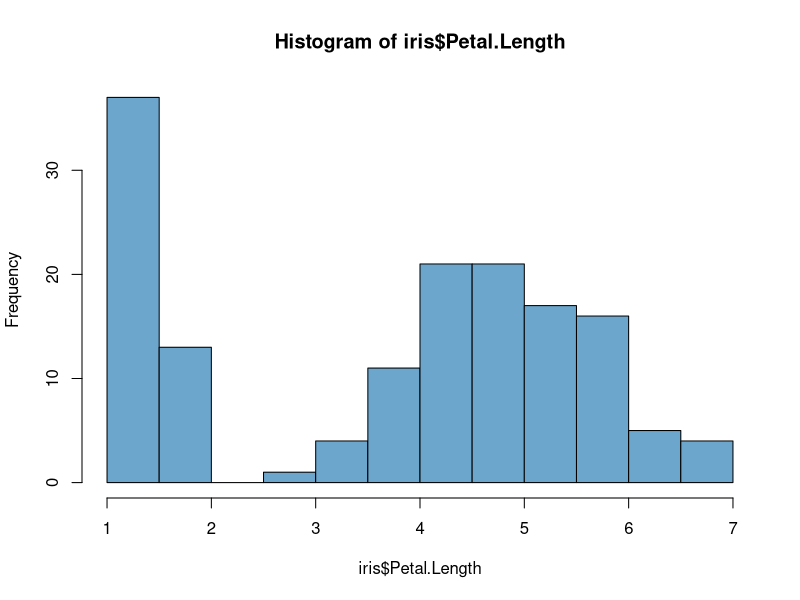

Write the R code that produced this figure.
## ---- chunk 1
hist(iris$Petal.Length, col = 'skyblue3')
